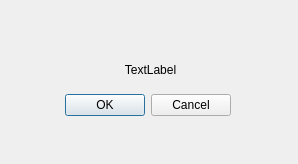
<?xml version="1.0" encoding="UTF-8"?>
<ui version="4.0">
 <class>FehlerDialog</class>
 <widget class="QDialog" name="FehlerDialog">
  <property name="geometry">
   <rect>
    <x>0</x>
    <y>0</y>
    <width>298</width>
    <height>164</height>
   </rect>
  </property>
  <property name="windowTitle">
   <string>Dialog</string>
  </property>
  <widget class="QDialogButtonBox" name="buttonBox">
   <property name="geometry">
    <rect>
     <x>-110</x>
     <y>90</y>
     <width>341</width>
     <height>31</height>
    </rect>
   </property>
   <property name="orientation">
    <enum>Qt::Horizontal</enum>
   </property>
   <property name="standardButtons">
    <set>QDialogButtonBox::Cancel|QDialogButtonBox::Ok</set>
   </property>
  </widget>
  <widget class="QLabel" name="label">
   <property name="geometry">
    <rect>
     <x>180</x>
     <y>100</y>
     <width>68</width>
     <height>19</height>
    </rect>
   </property>
   <property name="text">
    <string/>
   </property>
  </widget>
  <widget class="QLabel" name="Fehlerinhalt">
   <property name="geometry">
    <rect>
     <x>50</x>
     <y>60</y>
     <width>201</width>
     <height>19</height>
    </rect>
   </property>
   <property name="text">
    <string>TextLabel</string>
   </property>
   <property name="alignment">
    <set>Qt::AlignCenter</set>
   </property>
  </widget>
 </widget>
 <resources/>
 <connections>
  <connection>
   <sender>buttonBox</sender>
   <signal>accepted()</signal>
   <receiver>FehlerDialog</receiver>
   <slot>accept()</slot>
   <hints>
    <hint type="sourcelabel">
     <x>248</x>
     <y>254</y>
    </hint>
    <hint type="destinationlabel">
     <x>157</x>
     <y>274</y>
    </hint>
   </hints>
  </connection>
  <connection>
   <sender>buttonBox</sender>
   <signal>rejected()</signal>
   <receiver>FehlerDialog</receiver>
   <slot>reject()</slot>
   <hints>
    <hint type="sourcelabel">
     <x>316</x>
     <y>260</y>
    </hint>
    <hint type="destinationlabel">
     <x>286</x>
     <y>274</y>
    </hint>
   </hints>
  </connection>
 </connections>
</ui>
